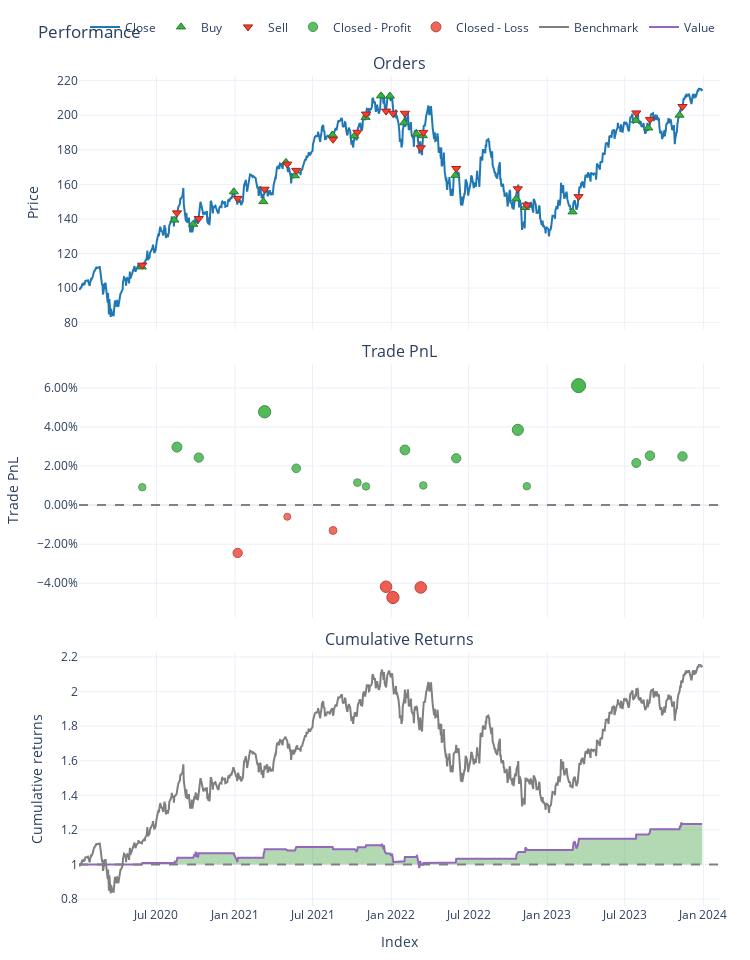

Notebook code cell kept with this figure:
### Code cell
portfolio.plot(title='Performance',template='plotly_white',column=(6,16,'GOOG'),).show()

### Figure 1 — Plotly figure (JSON) as saved in the notebook; plotly's stock layout.template omitted (floating-point values rounded to 4 significant figures; data arrays with more than 128 entries replaced by an {"elided": "..."} marker saying what was removed)
{"data": [{"legendgroup": "0", "line": {"color": "#1f77b4"}, "name": "Close", "showlegend": true, "type": "scatter", "uid": "e07efc16-0e11-4668-982a-a1ec5a16f3b4", "x": {"elided": "1006 str values"}, "xaxis": "x", "y": {"elided": "1006 float values"}, "yaxis": "y"}, {"customdata": [[264, 89.08, 0], [266, 72.4, 0], [268, 75.89, 0], [270, 68.36, 0], [272, 69.21, 0], [274, 62.98, 0], [276, 65.55, 0], [278, 58.44, 0], [280, 57.85, 0], [282, 55.34, 0], [284, 52.58, 0], [286, 50.41, 0], [288, 51.83, 0], [290, 55.13, 0], [292, 53.07, 0], [294, 61.04, 0], [296, 68.12, 0], [298, 73.17, 0], [300, 75.17, 0], [302, 58.31, 0], [304, 60.95, 0], [306, 60.17, 0]], "hovertemplate": "Order Id: %{customdata[0]}<br>Timestamp: %{x}<br>Price: %{y}<br>Size: %{customdata[1]:.6f}<br>Fees: %{customdata[2]:.6f}", "legendgroup": "1", "marker": {"color": "#37B13F", "line": {"color": "rgb(38,123,44)", "width": 1}, "size": 8, "symbol": "triangle-up"}, "mode": "markers", "name": "Buy", "type": "scatter", "uid": "4a04bcfc-edd7-453f-86c4-da0ce6ac7237", "x": ["2020-05-28T00:00:00", "2020-08-12T00:00:00", "2020-09-25T00:00:00", "2020-12-29T00:00:00", "2021-03-08T00:00:00", "2021-04-30T00:00:00", "2021-05-21T00:00:00", "2021-08-17T00:00:00", "2021-10-07T00:00:00", "2021-11-02T00:00:00", "2021-12-08T00:00:00", "2021-12-29T00:00:00", "2022-01-31T00:00:00", "2022-03-01T00:00:00", "2022-03-16T00:00:00", "2022-05-31T00:00:00", "2022-10-20T00:00:00", "2022-11-10T00:00:00", "2023-03-01T00:00:00", "2023-07-27T00:00:00", "2023-08-25T00:00:00", "2023-11-06T00:00:00"], "xaxis": "x", "y": [112.3, 139.4, 136.9, 155.7, 150.0, 172.8, 165.0, 188.5, 188.0, 198.8, 211.2, 211.1, 195.6, 189.1, 188.2, 165.2, 151.6, 146.6, 144.1, 197.1, 192.6, 200.0], "yaxis": "y"}, {"customdata": [[265, 89.08, 0], [267, 72.4, 0], [269, 75.89, 0], [271, 68.36, 0], [273, 69.21, 0], [275, 62.98, 0], [277, 65.55, 0], [279, 58.44, 0], [281, 57.85, 0], [283, 55.34, 0], [285, 52.58, 0], [287, 50.41, 0], [289, 51.83, 0], [291, 55.13, 0], [293, 53.07, 0], [295, 61.04, 0], [297, 68.12, 0], [299, 73.17, 0], [301, 75.17, 0], [303, 58.31, 0], [305, 60.95, 0], [307, 60.17, 0]], "hovertemplate": "Order Id: %{customdata[0]}<br>Timestamp: %{x}<br>Price: %{y}<br>Size: %{customdata[1]:.6f}<br>Fees: %{customdata[2]:.6f}", "legendgroup": "2", "marker": {"color": "#EA4335", "line": {"color": "rgb(181,31,18)", "width": 1}, "size": 8, "symbol": "triangle-down"}, "mode": "markers", "name": "Sell", "type": "scatter", "uid": "c4c408b5-2dd8-4f5f-a39f-62d1baf5999e", "x": ["2020-05-29T00:00:00", "2020-08-18T00:00:00", "2020-10-08T00:00:00", "2021-01-07T00:00:00", "2021-03-11T00:00:00", "2021-05-03T00:00:00", "2021-05-24T00:00:00", "2021-08-18T00:00:00", "2021-10-14T00:00:00", "2021-11-03T00:00:00", "2021-12-20T00:00:00", "2022-01-05T00:00:00", "2022-02-02T00:00:00", "2022-03-11T00:00:00", "2022-03-17T00:00:00", "2022-06-02T00:00:00", "2022-10-24T00:00:00", "2022-11-14T00:00:00", "2023-03-15T00:00:00", "2023-07-28T00:00:00", "2023-08-29T00:00:00", "2023-11-13T00:00:00"], "xaxis": "x", "y": [113.3, 143.5, 140.2, 151.9, 157.2, 171.7, 168.1, 186.1, 190.2, 200.7, 202.4, 201.1, 201.1, 181.2, 190.1, 169.2, 157.5, 148.0, 152.9, 201.3, 197.5, 205.0], "yaxis": "y"}, {"customdata": [[132, 132, 91.63, 0.009163], [133, 133, 299.5, 0.02968], [134, 134, 252.8, 0.02433], [136, 136, 496.0, 0.04777], [138, 138, 203.7, 0.01883], [140, 140, 125.3, 0.01152], [141, 141, 105.3, 0.00957], [144, 144, 286.3, 0.02824], [146, 146, 100.5, 0.01007], [147, 147, 241.9, 0.02398], [148, 148, 397.9, 0.03853], [149, 149, 103.7, 0.009665], [150, 150, 662.3, 0.06115], [151, 151, 247.9, 0.02157], [152, 152, 296.8, 0.02528], [153, 153, 300.0, 0.02492]], "hovertemplate": "Exit Trade Id: %{customdata[0]}<br>Position Id: %{customdata[1]}<br>Exit Timestamp: %{x}<br>PnL: %{customdata[2]:.6f}<br>Return: %{customdata[3]:.2%}", "legendgroup": "3", "marker": {"color": "#37B13F", "line": {"color": "rgb(38,123,44)", "width": 1}, "opacity": [0.7587, 0.8145, 0.7999, 0.8636, 0.785, 0.7651, 0.7598, 0.8106, 0.7612, 0.799, 0.8385, 0.7601, 0.9, 0.7924, 0.8025, 0.8015], "size": [7.406, 10.01, 9.33, 12.3, 8.633, 7.706, 7.458, 9.826, 7.521, 9.286, 11.13, 7.47, 14, 8.98, 9.45, 9.405], "symbol": "circle"}, "mode": "markers", "name": "Closed - Profit", "type": "scatter", "uid": "bcac2f48-f45a-4d69-9098-62431b6d30d3", "x": ["2020-05-29T00:00:00", "2020-08-18T00:00:00", "2020-10-08T00:00:00", "2021-03-11T00:00:00", "2021-05-24T00:00:00", "2021-10-14T00:00:00", "2021-11-03T00:00:00", "2022-02-02T00:00:00", "2022-03-17T00:00:00", "2022-06-02T00:00:00", "2022-10-24T00:00:00", "2022-11-14T00:00:00", "2023-03-15T00:00:00", "2023-07-28T00:00:00", "2023-08-29T00:00:00", "2023-11-13T00:00:00"], "xaxis": "x2", "y": [0.009163, 0.02968, 0.02433, 0.04777, 0.01883, 0.01152, 0.00957, 0.02824, 0.01007, 0.02398, 0.03853, 0.009665, 0.06115, 0.02157, 0.02528, 0.02492], "yaxis": "y2"}, {"customdata": [[135, 135, -260.5, -0.02448], [137, 137, -64.84, -0.00596], [139, 139, -142.9, -0.01297], [142, 142, -463.8, -0.04176], [143, 143, -503.0, -0.04727], [145, 145, -439.1, -0.04212]], "hovertemplate": "Exit Trade Id: %{customdata[0]}<br>Position Id: %{customdata[1]}<br>Exit Timestamp: %{x}<br>PnL: %{customdata[2]:.6f}<br>Return: %{customdata[3]:.2%}", "legendgroup": "4", "marker": {"color": "#EA4335", "line": {"color": "rgb(181,31,18)", "width": 1}, "opacity": [0.8003, 0.75, 0.769, 0.8473, 0.8623, 0.8483], "size": [9.348, 7, 7.889, 11.54, 12.24, 11.59], "symbol": "circle"}, "mode": "markers", "name": "Closed - Loss", "type": "scatter", "uid": "9efcf268-3c67-410c-ad61-e6fd28a2e326", "x": ["2021-01-07T00:00:00", "2021-05-03T00:00:00", "2021-08-18T00:00:00", "2021-12-20T00:00:00", "2022-01-05T00:00:00", "2022-03-11T00:00:00"], "xaxis": "x2", "y": [-0.02448, -0.00596, -0.01297, -0.04176, -0.04727, -0.04212], "yaxis": "y2"}, {"legendgroup": "5", "line": {"color": "#7f7f7f"}, "name": "Benchmark", "showlegend": true, "type": "scatter", "uid": "2b0f71ba-f4e2-48df-8ca6-38a7a4ba255d", "x": {"elided": "1006 str values"}, "xaxis": "x3", "y": {"elided": "1006 float values"}, "yaxis": "y3"}, {"hoverinfo": "skip", "legendgroup": "6", "line": {"color": "rgba(0, 0, 0, 0)", "width": 0}, "opacity": 0, "showlegend": false, "type": "scatter", "uid": "f6cccd2e-5afc-4346-90bf-489f865612a4", "x": {"elided": "1006 str values"}, "xaxis": "x3", "y": {"elided": "1006 int values"}, "yaxis": "y3"}, {"connectgaps": false, "fill": "tonexty", "fillcolor": "rgba(0, 128, 0, 0.3)", "hoverinfo": "skip", "legendgroup": "6", "line": {"color": "rgba(0, 0, 0, 0)", "width": 0}, "opacity": 0, "showlegend": false, "type": "scatter", "uid": "90b39659-76e7-4115-a19c-35ec8e26c3fb", "x": {"elided": "1006 str values"}, "xaxis": "x3", "y": {"elided": "1006 float values"}, "yaxis": "y3"}, {"hoverinfo": "skip", "legendgroup": "6", "line": {"color": "rgba(0, 0, 0, 0)", "width": 0}, "opacity": 0, "showlegend": false, "type": "scatter", "uid": "abdaa694-ce9f-4e9c-893d-9b814ee19272", "x": {"elided": "1006 str values"}, "xaxis": "x3", "y": {"elided": "1006 int values"}, "yaxis": "y3"}, {"connectgaps": false, "fill": "tonexty", "fillcolor": "rgba(255, 0, 0, 0.3)", "hoverinfo": "skip", "legendgroup": "6", "line": {"color": "rgba(0, 0, 0, 0)", "width": 0}, "opacity": 0, "showlegend": false, "type": "scatter", "uid": "eb19b790-ea57-4d43-bd2b-ab052bc4f517", "x": {"elided": "1006 str values"}, "xaxis": "x3", "y": {"elided": "1006 float values"}, "yaxis": "y3"}, {"legendgroup": "7", "line": {"color": "#9467bd"}, "name": "Value", "showlegend": true, "type": "scatter", "uid": "555cd52c-a975-4ad7-ae6f-75cde7d60970", "x": {"elided": "1006 str values"}, "xaxis": "x3", "y": {"elided": "1006 float values"}, "yaxis": "y3"}, {"hoverinfo": "skip", "legendgroup": "6", "line": {"color": "rgba(0, 0, 0, 0)", "width": 0}, "opacity": 0, "showlegend": false, "type": "scatter", "uid": "6bb5fbad-695d-4a24-b198-fb42891f05fc", "x": {"elided": "1006 str values"}, "xaxis": "x3", "y": {"elided": "1006 int values"}, "yaxis": "y3"}], "layout": {"annotations": [{"font": {"size": 16}, "showarrow": false, "text": "Orders", "x": 0.5, "xanchor": "center", "xref": "paper", "y": 1, "yanchor": "bottom", "yref": "paper"}, {"font": {"size": 16}, "showarrow": false, "text": "Trade PnL", "x": 0.5, "xanchor": "center", "xref": "paper", "y": 0.6528, "yanchor": "bottom", "yref": "paper"}, {"font": {"size": 16}, "showarrow": false, "text": "Cumulative Returns", "x": 0.5, "xanchor": "center", "xref": "paper", "y": 0.3056, "yanchor": "bottom", "yref": "paper"}], "height": 960, "legend": {"orientation": "h", "traceorder": "normal", "x": 1, "xanchor": "right", "y": 1.042, "yanchor": "bottom"}, "margin": {"b": 30, "l": 30, "r": 30, "t": 30}, "shapes": [{"line": {"color": "gray", "dash": "dash"}, "type": "line", "x0": 0, "x1": 1, "xref": "paper", "y0": 0, "y1": 0, "yref": "y2"}, {"line": {"color": "gray", "dash": "dash"}, "type": "line", "x0": 0, "x1": 1, "xref": "paper", "y0": 1, "y1": 1, "yref": "y3"}], "showlegend": true, "title": {"text": "Performance"}, "width": 750, "xaxis": {"anchor": "y", "domain": [0, 1], "matches": "x3", "showticklabels": false}, "xaxis2": {"anchor": "y2", "domain": [0, 1], "matches": "x3", "showticklabels": false}, "xaxis3": {"anchor": "y3", "domain": [0, 1], "title": {"text": "Index"}}, "yaxis": {"anchor": "x", "domain": [0.6944, 1], "title": {"text": "Price"}}, "yaxis2": {"anchor": "x2", "domain": [0.3472, 0.6528], "tickformat": ".2%", "title": {"text": "Trade PnL"}}, "yaxis3": {"anchor": "x3", "domain": [0, 0.3056], "title": {"text": "Cumulative returns"}}}}
